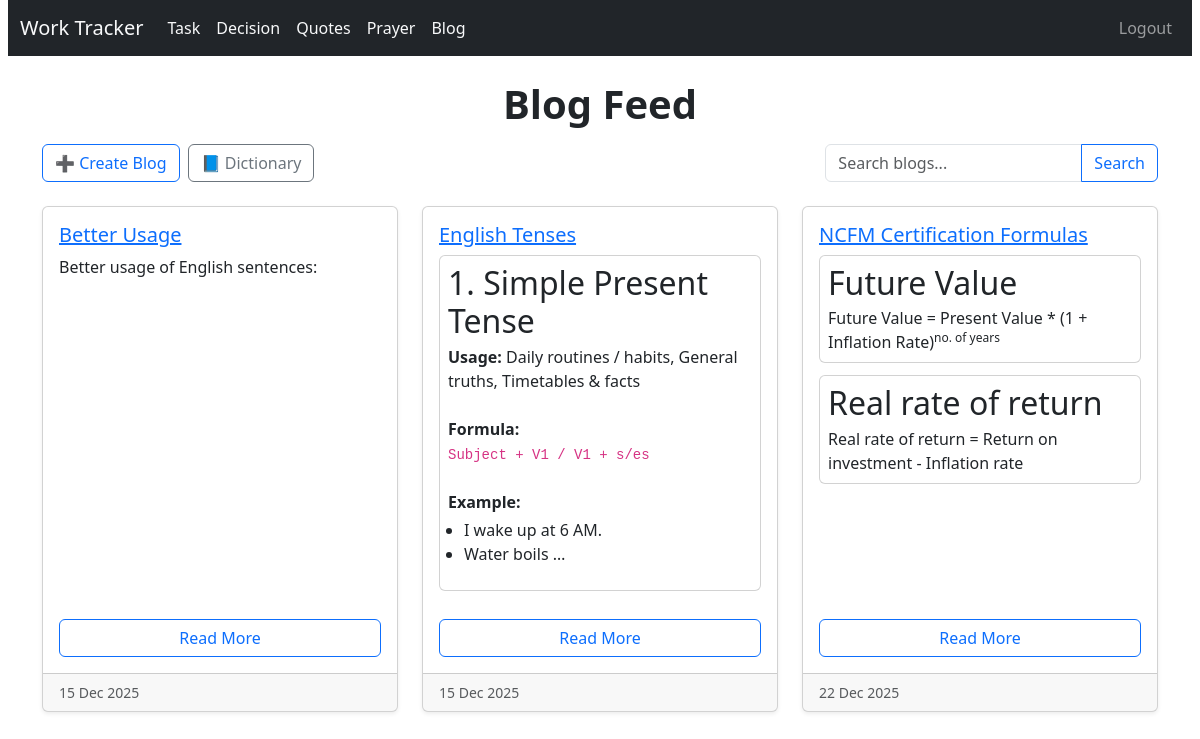
The page /blogs/ (signed in) on the database as committed earlier.
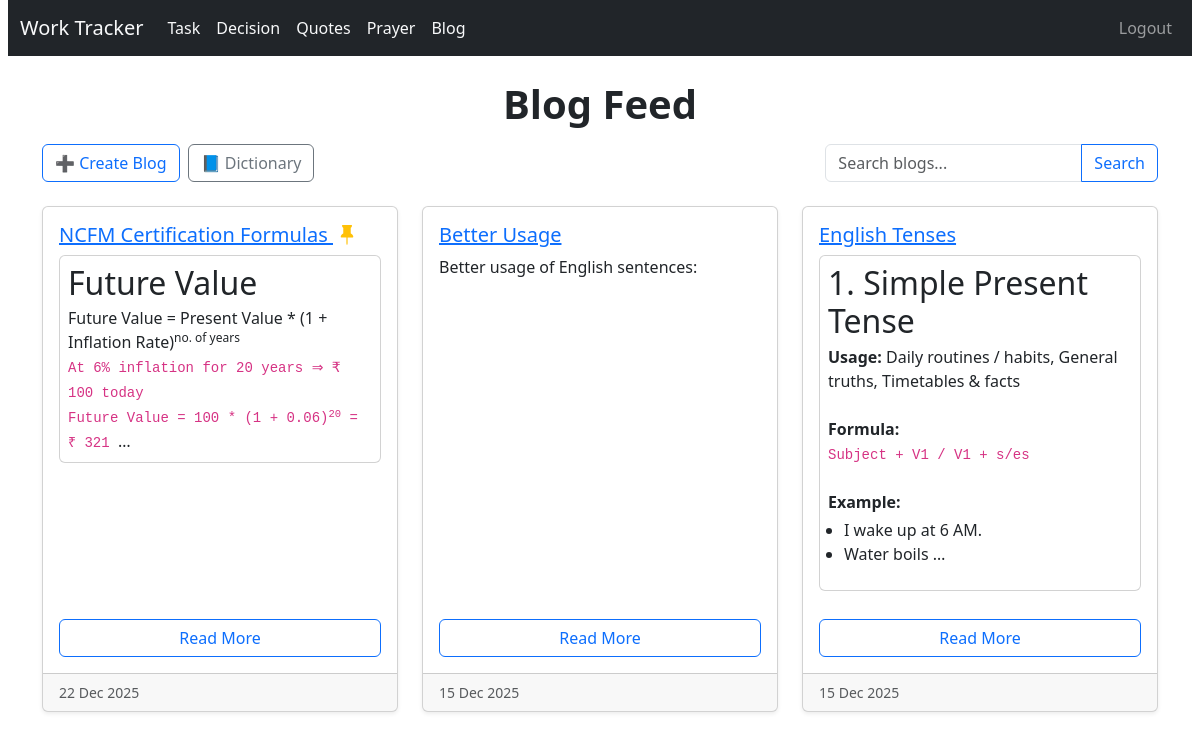
The same page on the database as committed later.
### blog/models.py (models this page shows, shortened)
class Blog(models.Model):
    title = models.CharField(max_length=200)
    content = models.TextField(help_text="HTML content allowed")
    created_at = models.DateTimeField(auto_now_add=True)
    pin = models.BooleanField(default=False)

### blog/views.py (the view)
# urls.py: path('', views.blog_list, name='blog_list'),
@login_required
def blog_list(request):
    query = request.GET.get('q', '')
    blogs = Blog.objects.all()
    if query:
        blogs = blogs.filter(
            Q(title__icontains=query) |
            Q(content__icontains=query)
        )
    blogs = blogs.order_by('-pin', 'title', '-created_at')
    return render(request, 'blog/blog_list.html', {'blogs': blogs, 'query': query})

### blog/templatetags/blog_extras.py (called while the page is built)
@register.filter
def remove_media(html):
    if not html:
        return ""
    html = re.sub(r'<img[^>]*>', '', html, flags=re.IGNORECASE)
    html = re.sub(r'<video[^>]*>.*?</video>', '', html, flags=re.IGNORECASE | re.DOTALL)
    html = re.sub(r'<table[^>]*>.*?</table>', '', html, flags=re.IGNORECASE | re.DOTALL)
    return html

### templates/blog/blog_list.html
{% extends "base.html" %}
{% load blog_extras %}
{% block content %}
<h1>Blog Feed</h1>
<div class="d-flex flex-wrap align-items-center justify-content-between mb-3">
    <div class="d-flex gap-2 mb-2">
        <a href="{% url 'blogs:blog_create' %}" class="btn btn-outline-primary">➕ Create Blog</a>
        <a href="{% url 'blogs:word_list' %}" class="btn btn-outline-secondary">📘 Dictionary</a>
    </div>
    <form method="get" class="d-flex align-items-center mb-2 ms-auto">
        <div class="input-group">
            <input type="text" name="q" class="form-control" placeholder="Search blogs..." value="{{ query }}">
            <button class="btn btn-outline-primary" type="submit">Search</button>
        </div>
    </form>
</div>
<div class="row">
    {% for blog in blogs %}
        <div class="col-md-6 col-lg-4 mb-4">
            <div class="card h-100 shadow-sm">
                <div class="card-body d-flex flex-column">
                    <h5 class="card-title">
                        <a href="{% url 'blogs:blog_detail' blog.id %}">
                            {{ blog.title }}
                        </a>
                        {% if blog.pin %}<i class="bi bi-pin-fill text-warning ms-1"></i>{% endif %}
                    </h5>
                    <div class="card-text mb-3">
                        {{ blog.content|remove_media|truncatewords_html:40|safe }}
                    </div>
                    <a href="{% url 'blogs:blog_detail' blog.id %}" class="btn btn-outline-primary mt-auto">Read More</a>
                </div>
                <div class="card-footer text-muted small">
                    {{ blog.created_at|date:"d M Y" }}
                </div>
            </div>
        </div>
    {% empty %}
        <p class="text-muted">No blogs found.</p>
    {% endfor %}
</div>
{% endblock %}

### templates/base.html (shortened to what this page needs)
{% load static %}
<!DOCTYPE html>
<html>
<head>
  <link href="https://cdn.jsdelivr.net/npm/bootstrap@5.3.3/dist/css/bootstrap.min.css" rel="stylesheet">
  <link rel="stylesheet" href="https://cdn.jsdelivr.net/npm/bootstrap-icons@1.11.1/font/bootstrap-icons.css">
  <link rel="stylesheet" href="{% static 'css/base.css' %}">
</head>
<body>
<nav class="navbar navbar-expand-lg navbar-dark bg-dark">
  <div class="container-fluid">
    <a class="navbar-brand text-light" href='{% url "tracker:task_list" %}'>Work Tracker</a>
    {% if request.user.is_authenticated %}
      <div class="collapse navbar-collapse" id="navbarNav">
        <ul class="navbar-nav">
          <li class="nav-item">
            <a class="nav-link text-light" href="{% url 'tracker:task_list' %}">Task</a>
          </li>
        </ul>
        <ul class="navbar-nav">
          <li class="nav-item">
            <a class="nav-link text-light" href="{% url 'statements:statement_list' %}">Decision</a>
          </li>
        </ul>
        <ul class="navbar-nav">
          <li class="nav-item">
            <a class="nav-link text-light" href="{% url 'tracker:quotes' %}">Quotes</a>
          </li>
        </ul>
        <ul class="navbar-nav">
          <li class="nav-item">
            <a class="nav-link text-light" href="{% url 'tracker:prayer' %}">Prayer</a>
          </li>
        </ul>
        <ul class="navbar-nav">
          <li class="nav-item">
            <a class="nav-link text-light" href="{% url 'blogs:blog_list' %}">Blog</a>
          </li>
        </ul>
      </div>
    {% endif %}
    <div class="collapse navbar-collapse" id="navbarNav">
      <ul class="navbar-nav ms-auto mb-2 mb-lg-0">
        {% if request.user.is_authenticated %}
        <li class="nav-item">
          <a class="nav-link" href='{% url "logout" %}'>Logout</a>
        </li>
        {% endif %}
      </ul>
    </div>
  </div>
</nav>
<div class="container">
  <br />
  {% block content %}{% endblock %}
  <br />
</div>
<link href="https://cdn.jsdelivr.net/npm/select2@4.1.0-rc.0/dist/css/select2.min.css" rel="stylesheet" />
</body>
</html>

### static/css/base.css (style rules this page uses)
body { padding: 0 8px; }
h1 { text-align: center; font-weight: 600; margin-bottom: 1rem; }

Rows that differ between the two databases and show on the page:
changed Blog "NCFM Certification Formulas": pin False → True (drawn); content|remove_media "Future Value Future Value = Present Value * (1 + Inflation Rate) no. of years Real rate of return Real rate of return = Return on investment - Inflation rate" → "…Rate) no. of years At 6% inflation for 20 years ⇒ ₹ 100 today Future Value = 100 * (1 + 0.06) 20 = ₹ 321 …"; moves up the list
